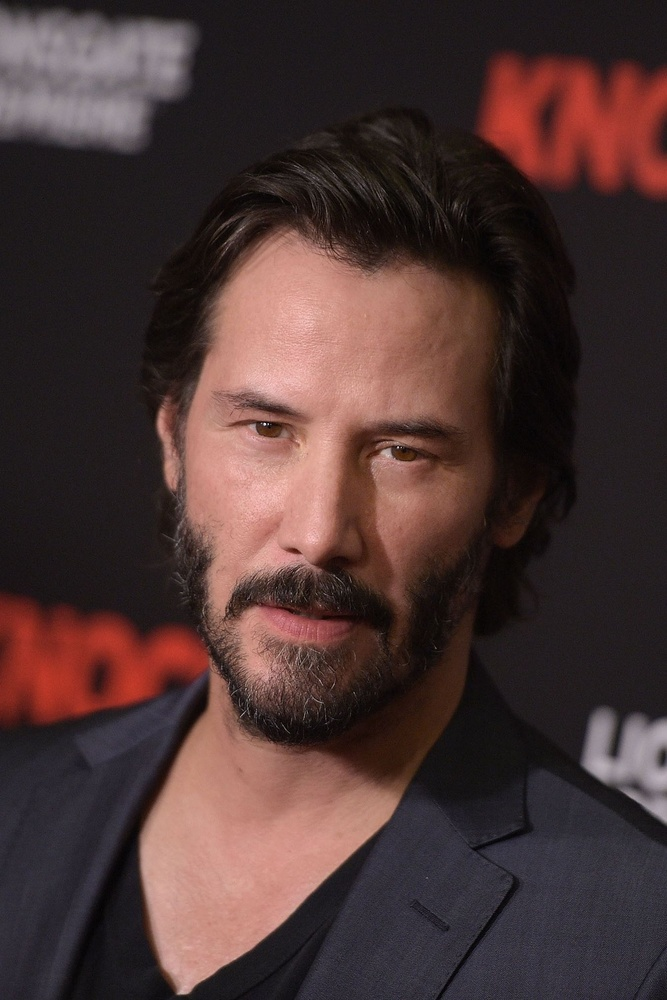
#> input picture data/input/1.jpg, 667 x 1000 px, shrunk from 1354 x 2031 before the run
$ python -i sobel.py   (imports and definitions only)   (older library calls are emulated)
#> lines starting #> are read from the running program, lines starting #| are printed output that depends on the picture
#> further down, picture is the input picture: shape (1000, 667, 3); mean B, G, R 52.1, 53.5, 75.2
from __future__ import annotations

import cv2
import numpy as np


def detect_edges_sobel(image: np.ndarray, kernel_size: int = 3) -> np.ndarray:
#> called with kernel_size = 3
    grad_x = cv2.Sobel(image, cv2.CV_32F, 1, 0, ksize=kernel_size)
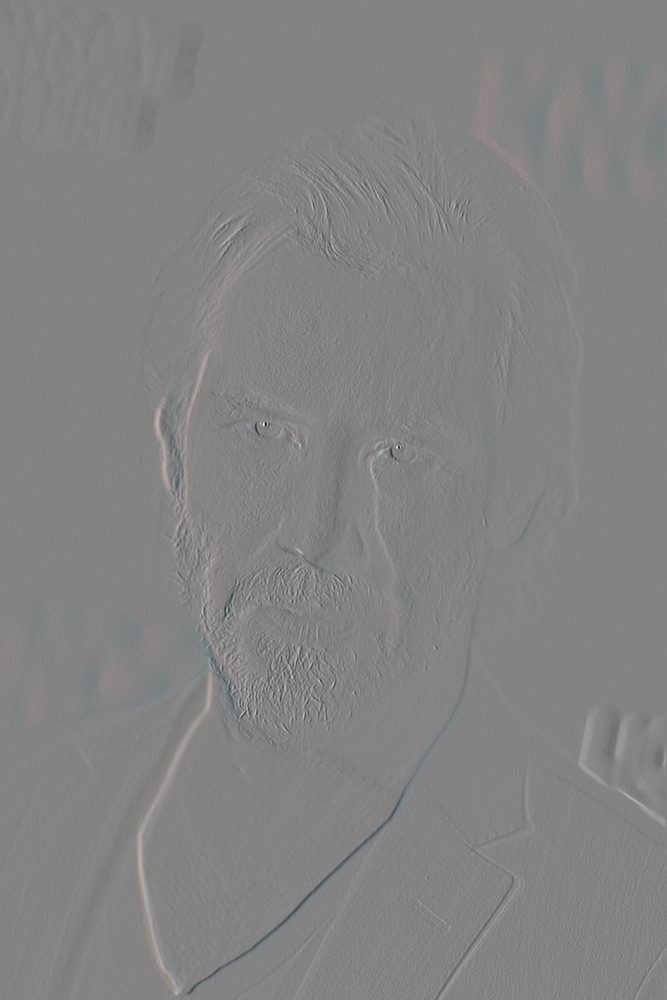
#> grad_x: shape (1000, 667, 3) float32; mean B, G, R 0, 0, 0; drawn with min black and max white
    grad_y = cv2.Sobel(image, cv2.CV_32F, 0, 1, ksize=kernel_size)
    magnitude = cv2.magnitude(grad_x, grad_y)
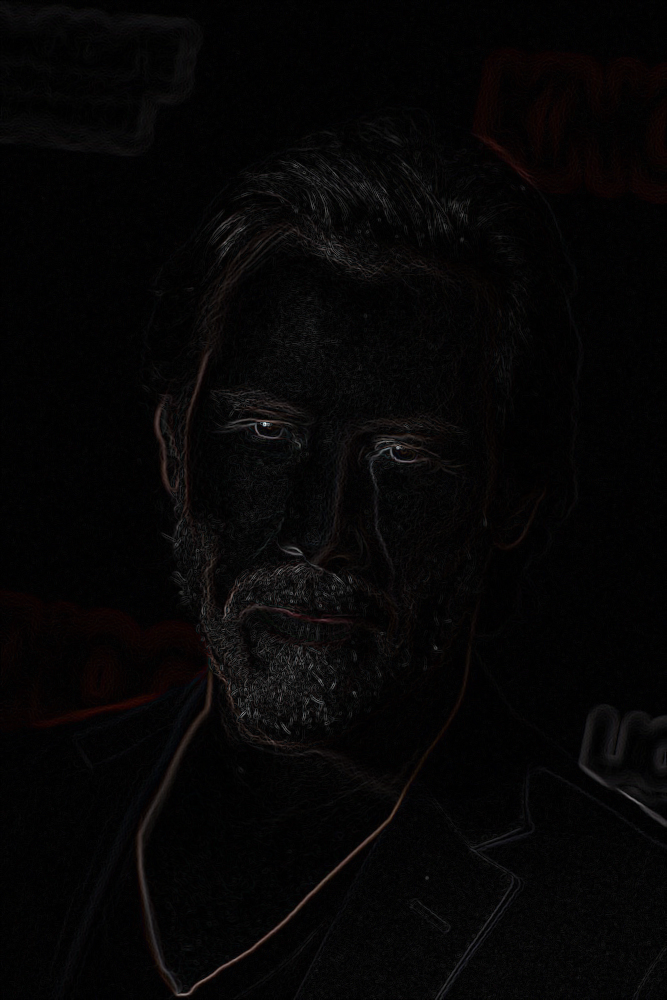
#> magnitude: shape (1000, 667, 3) float32; mean B, G, R 22.2, 21.8, 24.7; drawn with min black and max white
    normalized = cv2.normalize(magnitude, None, 0, 255, cv2.NORM_MINMAX)
    return normalized.astype(np.uint8)

>>> import cv2
>>> picture = cv2.imread('../../../data/input/1.jpg')
>>> result = detect_edges_sobel(picture)
